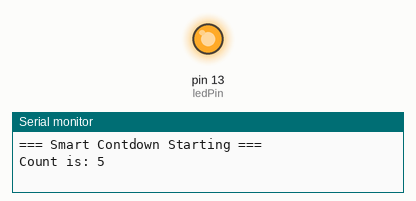
Simulated run of this sketch. Board: Arduino Uno, built with avr-gcc and run on an emulated ATmega328P. Shown: output pins drawn as LEDs (lit = HIGH), the last lines printed to the serial monitor.

Above: at 0.1 s.
At 31.1 s:
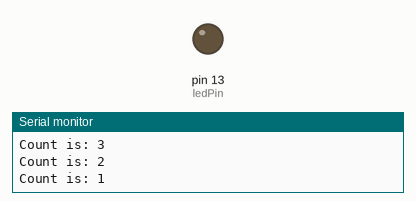
Timing chart, 0 to 32.6 s (numbered marks = the images above):
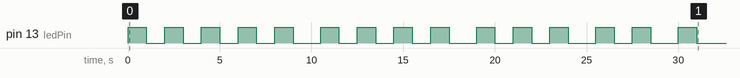

The sketch:

Assignment1_Vanlord_Kairos_Task_5.ino
```cpp
int startValue=5;
int ledPin=13;

void flashLED(int times){
  int num=0;
  while(num<times){
 digitalWrite(ledPin,HIGH);
 delay(1000);
 digitalWrite(ledPin,LOW);
 delay(1000);
 num++;
  }

}

void setup() {
  // put your setup code here, to run once:
 Serial.begin(9600);
 pinMode(ledPin,OUTPUT);

 Serial.println("=== Smart Contdown Starting ===");

 int count=startValue;

 while(count>=1){
  Serial.print("Count is: ");
  Serial.println(count);

  flashLED(count);
  delay(500);

   count= count-1;
 }

Serial.println("=== Countdown Complete ===");

}

void loop() {
  // put your main code here, to run repeatedly:

}
```
